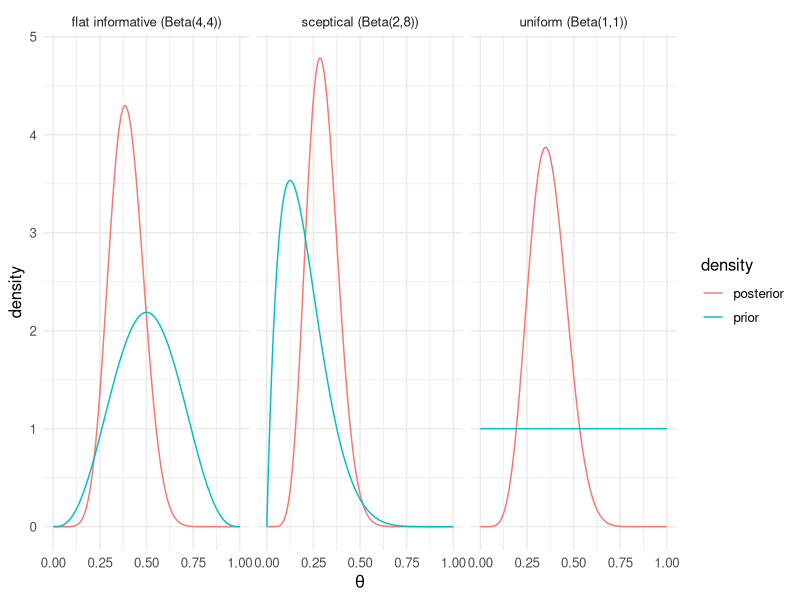

This chart was generated by the following R code:
## ---- chunk 1
#| label: setup
library(tidyverse)
set.seed(42)
theme_set(theme_minimal(base_size = 12))
## ---- chunk 2
k <- 7; n <- 20
theta <- seq(0, 1, length.out = 400)
priors <- tibble(
  name = c("uniform (Beta(1,1))", "sceptical (Beta(2,8))", "flat informative (Beta(4,4))"),
  a0   = c(1, 2, 4),
  b0   = c(1, 8, 4)
)
post <- priors |>
  rowwise() |>
  mutate(data = list(tibble(
    theta = theta,
    prior = dbeta(theta, a0, b0),
    posterior = dbeta(theta, a0 + k, b0 + n - k)
  ))) |>
  unnest(data) |>
  pivot_longer(c(prior, posterior), names_to = "density")

ggplot(post, aes(theta, value, colour = density)) +
  geom_line() + facet_wrap(~ name) +
  labs(x = expression(theta), y = "density")
## ---- chunk 3
summ <- priors |>
  rowwise() |>
  mutate(
    post_mean = (a0 + k) / (a0 + b0 + n),
    ci_lo = qbeta(0.025, a0 + k, b0 + n - k),
    ci_hi = qbeta(0.975, a0 + k, b0 + n - k),
    p_gt_0_2 = 1 - pbeta(0.2, a0 + k, b0 + n - k)
  ) |>
  dplyr::select(name, post_mean, ci_lo, ci_hi, p_gt_0_2)
summ
## ---- chunk 4
bt <- binom.test(k, n, p = 0.2, alternative = "greater")
c(estimate = bt$estimate, p_value = bt$p.value,
  ci_lo = bt$conf.int[1], ci_hi = bt$conf.int[2])
## ---- chunk 5
sessionInfo()
